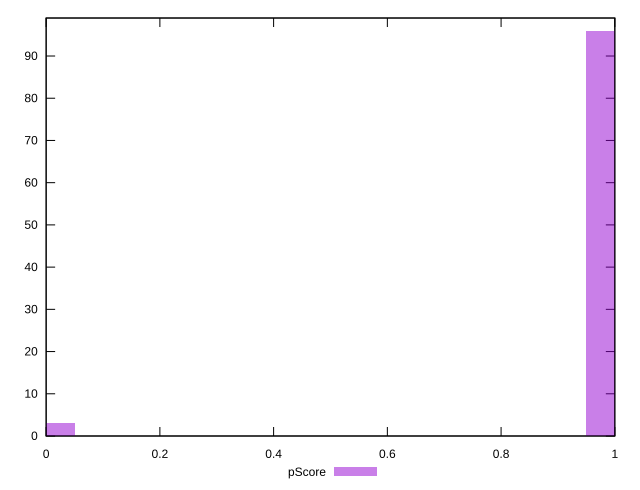

The script that saved this image:
reset

$pScore <<EOF
0 3
1 96
EOF

set key outside below
set boxwidth 0.1
set xrange [0:1]
set yrange [0:99]
set trange [0:99]
set style fill transparent solid 0.5 noborder
set terminal svg size 640, 490 enhanced background rgb 'white'
set output "report/report_00029_2021-02-24T13-36-40.390Z/server-response-time/samples/card/pScore/histogram.svg"

plot $pScore title "pScore" with boxes

reset
